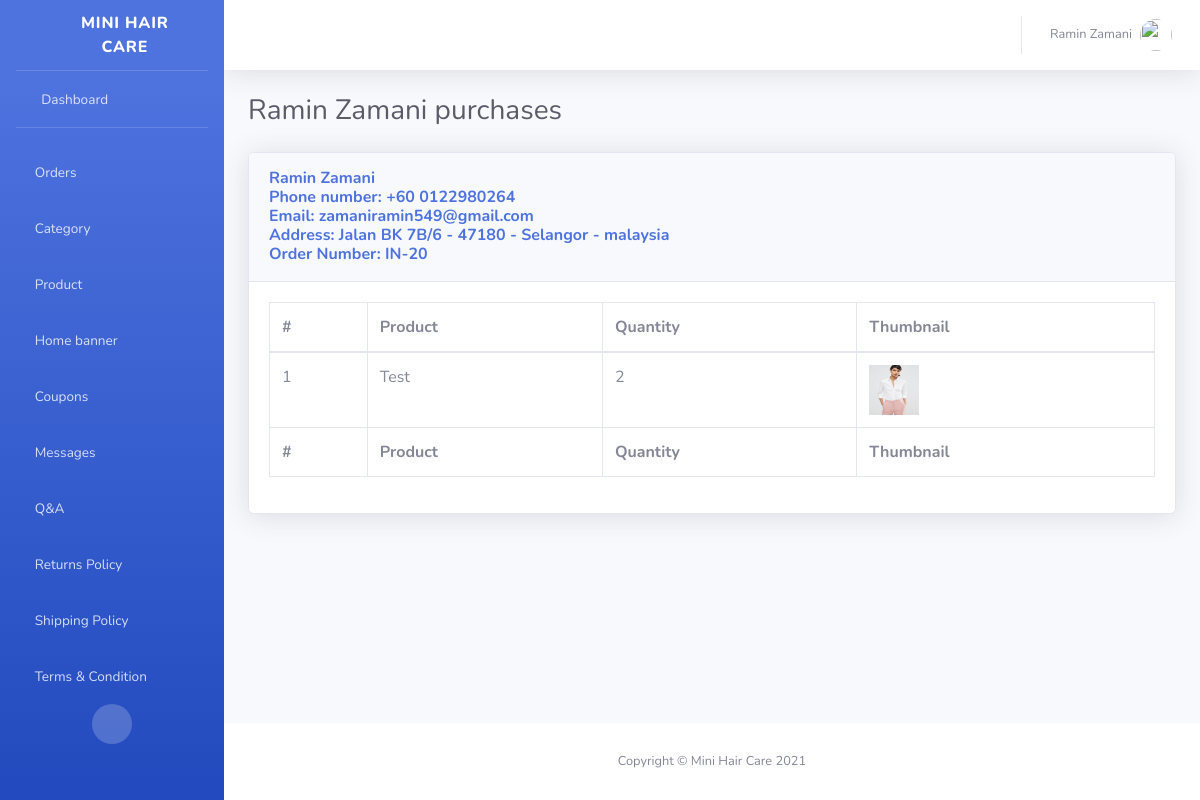
The app's page /view_purchases/20/ (signed in) with its own data.
### miniapp/models.py (models this page shows)
class DatePurchase(models.Model):
    user_pk = models.IntegerField()
    date = models.DateField()
    view = models.CharField(max_length=255, default='notyet')
    country = models.CharField(max_length=255)
    state = models.CharField(max_length=255)
    address = models.CharField(max_length=255)
    postcode = models.CharField(max_length=255)
    countrycode = models.CharField(max_length=255)
    tell = models.CharField(max_length=255)
    amount = models.IntegerField()
    unique_id = models.CharField(max_length=255)

class Purchases(models.Model):
    user_pk = models.IntegerField()
    product_pk = models.IntegerField()
    date_purchase_pk = models.IntegerField()
    quantity = models.IntegerField()
    date    = models.DateTimeField(auto_now_add=True)

### miniadmin/models.py (models this page shows, shortened)
class Product(models.Model):
    cat          = models.IntegerField(null=True, blank=True)
    img          = models.FileField(null=True, blank=True)
    product_name = models.CharField(max_length=255, null=True, blank=True)
    price        = models.IntegerField(null=True, blank=True)
    description  = models.TextField(null=True, blank=True)
    video        = models.CharField(max_length=255,null=True, blank=True)
    stuck        = models.IntegerField()
    user_pk = models.IntegerField()
    date = models.DateTimeField(auto_now_add=True)

### miniadmin/views.py (the view)
# urls.py: path('view_purchases/<int:pk>/', views.view_purchases, name='view_purchases'),
def view_purchases(request, pk):
    if request.user.is_authenticated:
        user_type = UserInfo.objects.get(user_pk = request.user.pk)
        if user_type.permission == 'superuser':
            new_orders = DatePurchase.objects.filter(view = 'notyet').count
            date_purchase = DatePurchase.objects.get(pk = pk)
            user = User.objects.get(pk = date_purchase.user_pk)
            products = Purchases.objects.filter(date_purchase_pk = pk)
            all_products = Product.objects.all()
            date_purchase.view = 'yes'
            date_purchase.save()
        else:
            return redirect('/')
    else:
        return redirect('/')
    return render(request, 'view_purchases.html',{
        'user_type':user_type,
        'date_purchase':date_purchase,
        'products':products,
        'user':user,
        'all_products':all_products,
        'new_orders':new_orders,
    })

### miniadmin/templates/view_purchases.html
{% extends 'masteradmin.html' %}
{% load static %}
{% load humanize %}
{% block content %}
<div class="container-fluid">
    <div class="d-sm-flex align-items-center justify-content-between mb-4">
        <h1 class="h3 mb-0 text-gray-800">{{user.first_name}} {{user.last_name}} purchases</h1>
    </div>
    <div class="row">
        <div class="col-md-12">
            <div class="card shadow mb-4">
                <div class="card-header py-3">
                    <h6 class="m-0 font-weight-bold text-primary">
                        {{user.first_name}} {{user.last_name}}<br/>
                        Phone number: {{date_purchase.countrycode}} {{date_purchase.tell}}<br/>
                        Email: {{user.username}}<br/>
                        Address: {{date_purchase.address}} - {{date_purchase.postcode}} - {{date_purchase.state}} - {{date_purchase.country}}<br/>
                        Order Number: IN-{{date_purchase.pk}}
                    </h6>
                </div>
                <div class="card-body">
                    <div class="table-responsive">
                        <table class="table table-bordered" id="dataTable" width="100%" cellspacing="0">
                            <thead>
                                <tr>
                                    <th>#</th>
                                    <th>Product</th>
                                    <th>Quantity</th>
                                    <th>Thumbnail</th>
                                </tr>
                            </thead>
                            <tfoot>
                                <tr>
                                    <th>#</th>
                                    <th>Product</th>
                                    <th>Quantity</th>
                                    <th>Thumbnail</th>
                                </tr>
                            </tfoot>
                            <tbody>
                                {% for products in products %}
                                <tr>
                                    <td>{{forloop.counter}}</td>
                                    <td class="text-capitalize">
                                        {% for all_products in all_products %}
                                            {% if all_products.pk == products.product_pk %}
                                                {{all_products.product_name}}
                                            {% endif %}
                                        {% endfor %}
                                    </td>
                                    <td>{{products.quantity}}</td>
                                    <td class="">
                                        {% for all_products in all_products %}
                                            {% if all_products.pk == products.product_pk %}
                                                <img src="{{all_products.img}}" height="50" width="50">
                                            {% endif %}
                                        {% endfor %}
                                    </td>
                                </tr>
                                {% endfor %}
                            </tbody>
                        </table>
                    </div>
                </div>
            </div>
        </div>
    </div>
</div>
{% endblock %}

### miniadmin/templates/masteradmin.html (shortened to what this page needs)
{% load static %}
<!DOCTYPE html>
<html lang="en">
<head>
    <link href="{% static 'adminpanel/vendor/fontawesome-free/css/all.min.css' %}" rel="stylesheet" type="text/css">
    <link href="{% static 'adminpanel/css/sb-admin-2.min.css' %}" rel="stylesheet">
</head>
<body id="page-top">
    <div id="wrapper">
        <ul class="navbar-nav bg-gradient-primary sidebar sidebar-dark accordion" id="accordionSidebar">
            <a class="sidebar-brand d-flex align-items-center justify-content-center" href="index.html">
                <div class="sidebar-brand-icon rotate-n-15">
                    <i class="fas fa-laugh-wink"></i>
                </div>
                <div class="sidebar-brand-text mx-3">Mini hair care</div>
            </a>
            <hr class="sidebar-divider my-0">
            <li class="nav-item">
                <a class="nav-link" href="/adminpanel">
                    <i class="fas fa-fw fa-tachometer-alt"></i>
                    <span>Dashboard</span></a>
            </li>
            <hr class="sidebar-divider">
            <li class="nav-item">
                <a class="nav-link" href="/adminpurchases">
                    <i class="fas fa-layer-group fa-cog"></i>
                    <span>Orders
                    </span></a>
            </li>
            <li class="nav-item">
                <a class="nav-link" href="/addcategory">
                    <i class="fas fa-layer-group fa-cog"></i>
                    <span>Category</span></a>
            </li>
            <li class="nav-item">
                <a class="nav-link collapsed" href="#" data-toggle="collapse" data-target="#collapseTwo"
                    aria-expanded="true" aria-controls="collapseTwo">
                    <i class="fas fa-plus-square fa-cog"></i>
                    <span>Product</span>
                </a>
            </li>
            <li class="nav-item">
                <a class="nav-link" href="/homebanner">
                    <i class="fas fa-layer-group fa-cog"></i>
                    <span>Home banner</span></a>
            </li>
            <li class="nav-item">
                <a class="nav-link" href="/coupon">
                    <i class="fas fa-layer-group fa-cog"></i>
                    <span>Coupons</span></a>
            </li>
            <li class="nav-item">
                <a class="nav-link" href="/messages">
                    <i class="fas fa-layer-group fa-cog"></i>
                    <span>Messages</span></a>
            </li>
            <li class="nav-item">
                <a class="nav-link collapsed" href="#" data-toggle="collapse" data-target="#collapseTwo1"
                    aria-expanded="true" aria-controls="collapseTwo1">
                    <i class="fas fa-plus-square fa-cog"></i>
                    <span>Q&A</span>
                </a>
            </li>
            <li class="nav-item">
                <a class="nav-link" href="/returnspolicyadmin">
                    <i class="fas fa-layer-group fa-cog"></i>
                    <span>Returns Policy</span></a>
            </li>
            <li class="nav-item">
                <a class="nav-link" href="/shippingpolicyadmin">
                    <i class="fas fa-layer-group fa-cog"></i>
                    <span>Shipping Policy</span></a>
            </li>
            <li class="nav-item">
                <a class="nav-link" href="/temrsadmin">
                    <i class="fas fa-layer-group fa-cog"></i>
                    <span>Terms & Condition</span></a>
            </li>
            <div class="text-center d-none d-md-inline">
                <button class="rounded-circle border-0" id="sidebarToggle"></button>
            </div>
        </ul>
        <div id="content-wrapper" class="d-flex flex-column">
            <div id="content">
                <nav class="navbar navbar-expand navbar-light bg-white topbar mb-4 static-top shadow">
                    <ul class="navbar-nav ml-auto">
                        <li class="nav-item dropdown no-arrow">
                            <a class="nav-link dropdown-toggle" href="#" id="userDropdown" role="button"
                                data-toggle="dropdown" aria-haspopup="true" aria-expanded="false">
                                <span class="mr-2 d-none d-lg-inline text-gray-600 small">{{request.user.first_name}} {{request.user.last_name}}</span>
                                {% if user_type.img %}
                                    <img class="img-profile rounded-circle"
                                        src="{{user_type.img}}">
                                {% else %}
                                    <img class="img-profile rounded-circle"
                                        src="{% static 'adminpanel/img/undraw_profile.svg' %}">
                                {% endif %}
                            </a>
                        </li>
                    </ul>
                </nav>
                {% block content %}{% endblock %}
            </div>
            <footer class="sticky-footer bg-white">
                <div class="container my-auto">
                    <div class="copyright text-center my-auto">
                        <span>Copyright &copy; Mini Hair Care 2021</span>
                    </div>
                </div>
            </footer>
        </div>
    </div>
</body>
</html>

### records on screen
DatePurchase: countrycode "+60", tell "0122980264", address "Jalan BK 7B/6", postcode "47180", state "Selangor", country "malaysia", pk "20"
Purchases: quantity "2"
Product: product_name "Test", img (picture)

### other values on screen
{{ request.user.first_name }} "Ramin"
{{ request.user.last_name }} "Zamani"
{{ user.first_name }} "Ramin"
{{ user.last_name }} "Zamani"
{{ user.username }} "zamaniramin549@gmail.com"
